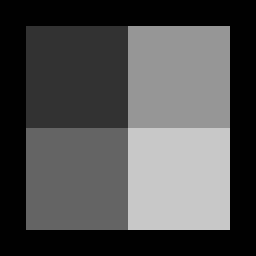
#> input picture segmentation/tst1.bmp, 128 x 128 px (shown 2 times larger)
$ python fault_segmentation.py
#> lines starting #> are read from the running program, lines starting #| are printed output that depends on the picture
import numpy as np
from skimage import io,color,util
import matplotlib.pyplot as plt
import math

# Image loading
img_orig = io.imread('tst1.bmp')
#> img_orig is the input picture: shape (128, 128, 3); min 1, max 200, mean 79.7

# Grayscale conversion
img_gray = color.rgb2gray(img_orig)  #indexed image with float values - 1 value between [0,1] in each

# what if we add noise to the image
# to change the intensity of the noise change the var argument.
img_noise = util.random_noise(img_gray, mean=0, var=(8/255)**2)

# We still want to scale the values to 0...255 for both of them
img_gray = (img_gray*255).astype(int)
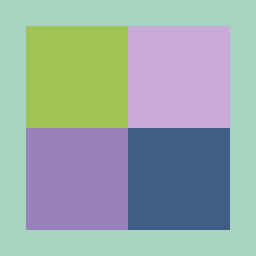
#> img_gray: shape (128, 128) int64 (shown 2 times larger); 5 distinct labels, from 1 to 199; one colour per label, 0 black
img_noise = (img_noise*255).astype(int)

# View the image
plt.figure(),plt.imshow(img_gray,cmap='gray'), plt.colorbar()
plt.title("Grayscaled image")
plt.figure(),plt.imshow(img_noise,cmap='gray'), plt.colorbar()
plt.title("Noisy image")

# Compute the histogram for noisy image
hist,_ = np.histogram(img_noise,range(0,256))
#> hist = 255 values, max 3051 at index 0, min 0 at index 25, mean 64.25
# View the histogram
plt.figure(figsize=(10,10)),plt.plot(hist)
plt.title("Histrogram for noisy image")

# Decide the thresholds
Ta = 25
Tb = 75
Tc = 125
Td = 175

# Create a blank image
out = np.zeros(img_gray.shape)

# Separate between objects and background
# pixels with values lower than  𝑇𝑎  belong to the background and are
# given the value 0 for this part, use numpy indexing to go faster
out[img_noise<Ta] = 0
# pixels between thresholds  𝑇𝑎  and  𝑇𝑏  belong to object "A" and are
# given the value 1, etc. for multiple conditions, use np.logical_and(X,Y)
out[np.logical_and(img_noise>=Ta, img_noise<Tb)] = 1
# samne for the next interval, Tb-Tc
out[np.logical_and(img_noise>=Tb, img_noise<Tc)] = 2
# last interval Tc-Td
out[np.logical_and(img_noise>=Tc, img_noise<Td)] = 3
# for last interval, >Td
out[img_noise>Td] = 4

# cmap = jet, not gray anymore !!
plt.figure(figsize=(10,10)),plt.imshow(out, cmap='jet', vmin=0, vmax=4), plt.colorbar()
plt.title("After segmentation")

dims = img_noise.shape
#> dims = (128, 128)

#initialize the output images, transforms will be applied to them
# DON'T WRITE img_filtered = img_noise !! always create copies
img_filtered_median = out.copy()
# another copy for the original one

#median filtering 3x3
for i in range(1, dims[0]-1):
    for j in range(1, dims[1]-1):
        V = out[i-1:i+2, j-1:j+2]   #apply on this image
        V = np.sort(V, axis = None)
        img_filtered_median[i,j] = V[4]   #middle of 9 is position 4 (5th element)
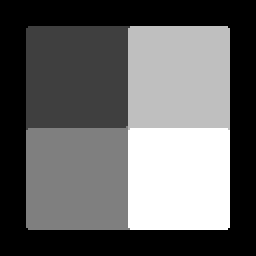
#> img_filtered_median: shape (128, 128) float64 (shown 2 times larger); min 0, max 4, mean 1.59; drawn with min black and max white

plt.figure(), plt.imshow(img_filtered_median, cmap='jet', vmin=0, vmax=4), plt.colorbar()
plt.title("median filter on out image")
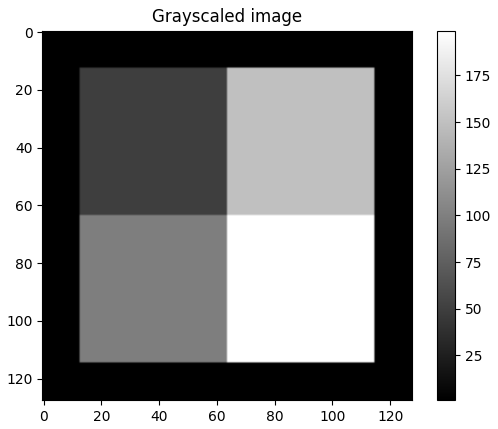
#> figure drawn by matplotlib, 2 panels
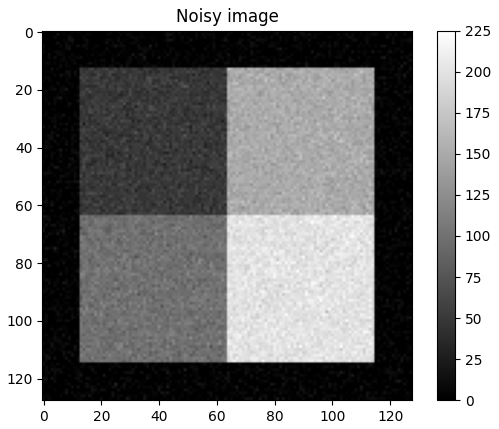
#> figure drawn by matplotlib, 2 panels
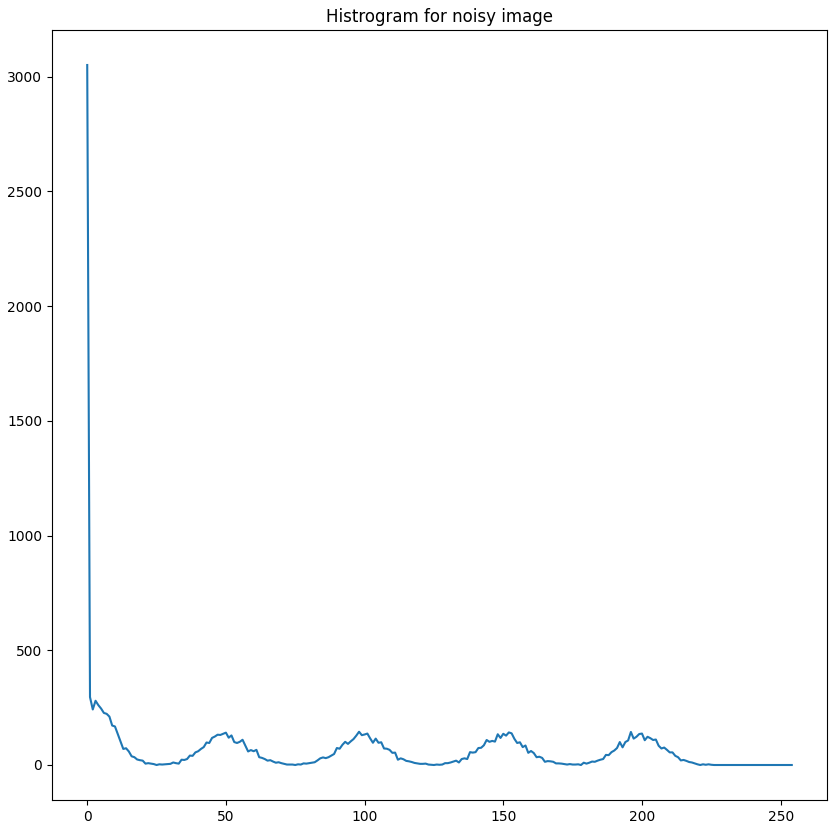
#> figure drawn by matplotlib, 1 panel; curve peaks at x = 0, y = 3051
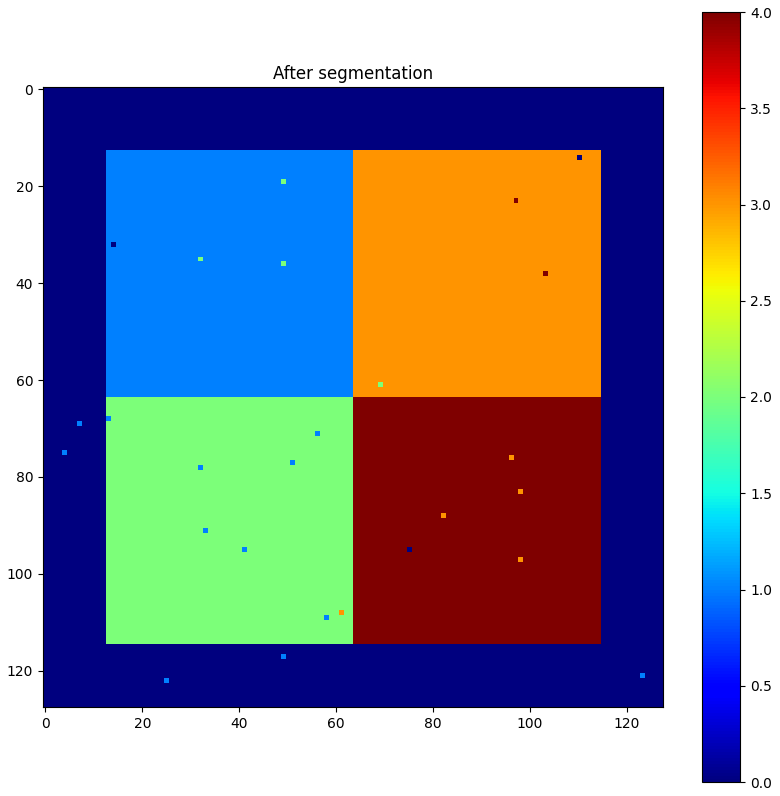
#> figure drawn by matplotlib, 2 panels
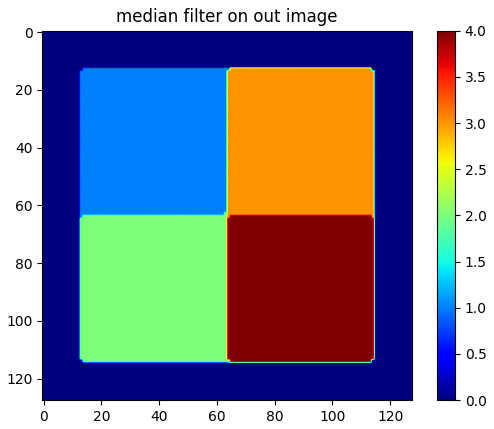
#> figure drawn by matplotlib, 2 panels

$ run again, with segmentation/tst2.bmp copied over segmentation/tst1.bmp
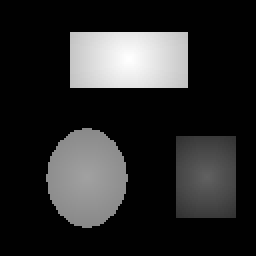
#> input picture segmentation/tst2.bmp, 128 x 128 px (shown 2 times larger)
#> img_orig is the input picture: shape (128, 128, 3); min 1, max 255, mean 42.3
#> `img_gray = (img_gray*255).astype(int)`:
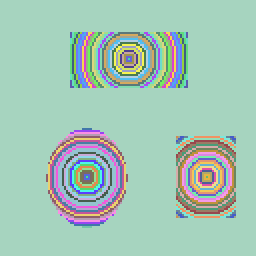
#> img_gray: shape (128, 128) int64 (shown 2 times larger); 84 distinct labels, from 1 to 255; one colour per label, 0 black
#> hist = 255 values, max 5994 at index 0, min 0 at index 30, mean 64.25
#> `plt.title("median filter on out image")`:
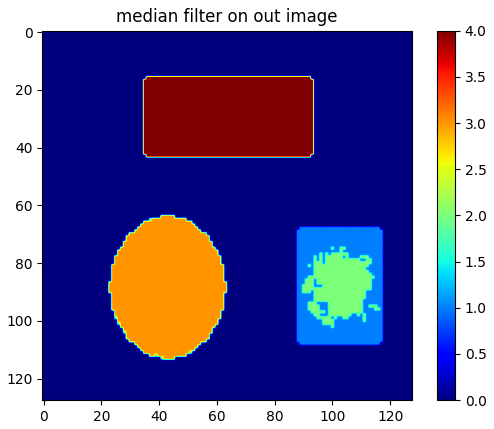
#> figure drawn by matplotlib, 2 panels
